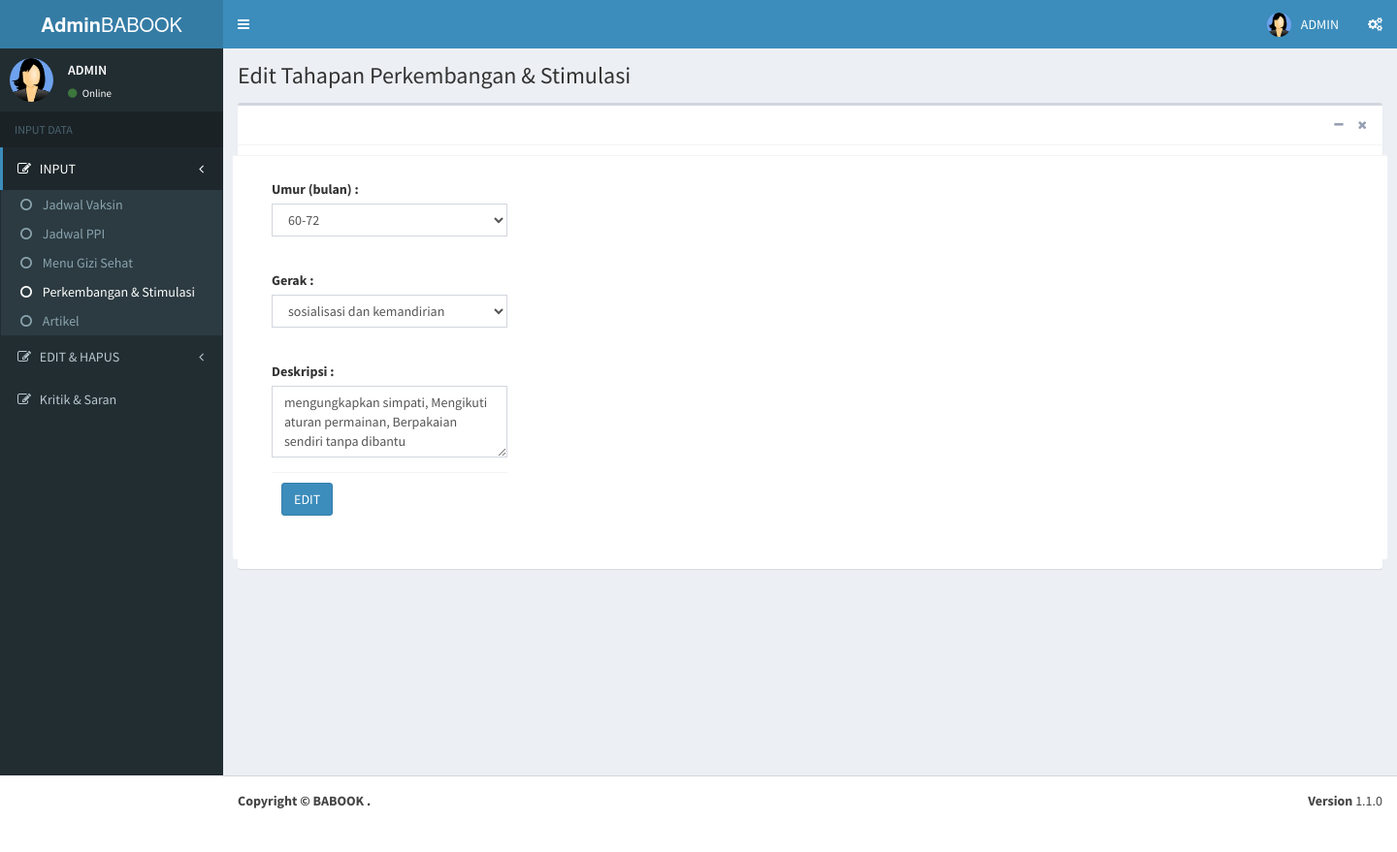
Page /ci319/assets/adminlte24/pages/forms/updatekpsp.php?id_kpsp=65 (signed in) on the committed database.
### tables this page shows
CREATE TABLE `kpsp` (
  `id_kpsp` int(4) NOT NULL,
  `umur` varchar(20) NOT NULL,
  `gerak` varchar(30) DEFAULT NULL,
  `isi` text DEFAULT NULL
);

### ci319/assets/adminlte24/pages/forms/updatekpsp.php (the view, shortened to what this page needs)
<!DOCTYPE html>
<html>
<head>
  <link rel="stylesheet" href="../../bower_components/bootstrap/dist/css/bootstrap.min.css">
  <link rel="stylesheet" href="../../bower_components/font-awesome/css/font-awesome.min.css">
  <link rel="stylesheet" href="../../bower_components/Ionicons/css/ionicons.min.css">
  <link rel="stylesheet" href="../../bower_components/bootstrap-daterangepicker/daterangepicker.css">
  <link rel="stylesheet" href="../../bower_components/bootstrap-datepicker/dist/css/bootstrap-datepicker.min.css">
  <link rel="stylesheet" href="../../plugins/iCheck/all.css">
  <link rel="stylesheet" href="../../bower_components/bootstrap-colorpicker/dist/css/bootstrap-colorpicker.min.css">
  <link rel="stylesheet" href="../../plugins/timepicker/bootstrap-timepicker.min.css">
  <link rel="stylesheet" href="../../bower_components/select2/dist/css/select2.min.css">
  <link rel="stylesheet" href="../../dist/css/AdminLTE.min.css">
  <link rel="stylesheet" href="../../dist/css/skins/_all-skins.min.css">
    <link rel="stylesheet" href="../../plugins/pace/pace.min.css">
</head>
<body class="hold-transition skin-blue sidebar-mini">
<div class="wrapper">
  <header class="main-header">
    <a href="welcome.php" class="logo">
      <span class="logo-lg"><b>Admin</b>BABOOK</span>
    </a>
    <nav class="navbar navbar-static-top">
      <a href="#" class="sidebar-toggle" data-toggle="push-menu" role="button">
      </a>
      <div class="navbar-custom-menu">
        <ul class="nav navbar-nav">
          <li class="dropdown user user-menu">
            <a href="#" class="dropdown-toggle" data-toggle="dropdown">
              <img src="../../dist/img/user.jpg" class="user-image" alt="User Image">
              <span class="hidden-xs">ADMIN</span>
            </a>
          </li>
          <li>
            <a href="#" data-toggle="control-sidebar"><i class="fa fa-gears"></i></a>
          </li>
        </ul>
      </div>
    </nav>
  </header>
  <aside class="main-sidebar">
    <section class="sidebar">
      <div class="user-panel">
        <div class="pull-left image">
          <img src="../../dist/img/user.jpg" class="img-circle" alt="User Image">
        </div>
        <div class="pull-left info">
          <p>ADMIN</p>
          <a href="#"><i class="fa fa-circle text-success"></i> Online</a>
        </div>
      </div>
      <ul class="sidebar-menu" data-widget="tree">
        <li class="header">INPUT DATA</li>
        <li class="treeview active">
        <a href="#">
            <i class="fa fa-edit"></i> <span>INPUT</span>
            <span class="pull-right-container">
              <i class="fa fa-angle-left pull-right"></i>
            </span>
          </a>
          <ul class="treeview-menu" style="display:block;">
            <li><a href="jadwalvaksin.php"><i class="fa fa-circle-o"></i> Jadwal Vaksin</a></li>
            <li><a href="jadwalppi.php"><i class="fa fa-circle-o"></i> Jadwal PPI</a></li>
            <li><a href="menu.php"><i class="fa fa-circle-o"></i> Menu Gizi Sehat</a></li>
            <li  class="active"><a href="kpsp.php"><i class="fa fa-circle-o"></i> Perkembangan & Stimulasi</a></li>
            <li><a href="artikel.php"><i class="fa fa-circle-o"></i> Artikel</a></li>
          </ul>
        </li>
        <li class="treeview">
         <a href="#">
            <i class="fa fa-edit"></i> <span>EDIT & HAPUS</span>
            <span class="pull-right-container">
              <i class="fa fa-angle-left pull-right"></i>
            </span>
          </a>
        </li>
             <li class="treeview">
         <a href="#">
            <i class="fa fa-edit"></i> <span>Kritik & Saran</span>
          </a>
    </li>
    </section>
  </aside>
  <div class="content-wrapper">
    <section class="content-header">
      <h1>
        Edit Tahapan Perkembangan & Stimulasi
      </h1>
    </section>
    <section class="content">
      <div class="box box-default">
        <div class="box-header with-border">
          <div class="box-tools pull-right">
            <button type="button" class="btn btn-box-tool" data-widget="collapse"><i class="fa fa-minus"></i></button>
            <button type="button" class="btn btn-box-tool" data-widget="remove"><i class="fa fa-remove"></i></button>
          </div>
        </div>
        <div>
      <?php
      global $mysqli;
    $id_kpsp = $_GET['id_kpsp'];
   $kpsp    = array('0-3','3-6','6-9','9-12','12-18','18-24','24-36','36-48','48-60','60-72');
$gerak    = array('gerak kasar','gerak halus','bicara dan bahasa','sosialisasi dan kemandirian','deteksi keterlambatan');
    $que = mysqli_query($mysqli,"SELECT * FROM kpsp where id_kpsp ='$id_kpsp' ");
    while ($res=mysqli_fetch_array($que)) { ?>
        <div class="box-body">
          <div class="row">
            <div class="col-md-6">
              <div class="form-group">
                <div class="box-body">
                      <div class="col-md-6">
                        <form action="fungsiupdatekpsp.php" method="post">
                        <div class="form-group">
                          <label>Umur (bulan) :</label>
                          <select name="umur" class="form-control select2" style="width: 100%;">
                            <?php
                            foreach ($kpsp as $j){
                                echo "<option value='$j' ";
                                echo $res['umur']==$j?'selected="selected"':'';
                                echo ">$j</option>";
                            }
                            ?>
                          </select>
                          <br></div>
                          <div class="form-group">
                          <label>Gerak :</label>
                          <select name="gerak" class="form-control select2" style="width: 100%;">
                            <?php
                            foreach ($gerak as $g){
                                echo "<option value='$g' ";
                                echo $res['gerak']==$g?'selected="selected"':'';
                                echo ">$g</option>";
                            }
                            ?>
                          </select>
                          <br></div>
              <div class="form-group">
                <label>Deskripsi :</label>
                <textarea class="form-control" name="isi" rows="3" placeholder="Tambahkan deskripsi TPDS"><?php echo $res['isi']; ?></textarea>
              </div>
              <div class="box-footer">
                <button type="submit" name="simpan" class="btn btn-primary">EDIT</button>
              </div>
              </form>
                        </div>
                        <?php }  ?>
            </div>
            <div class="col-md-6">
            </div>
          </div>
        </div>
        <div class="box-footer">
        </div>
      </div>
    </div>
  </div>
</div>
      <div class="row">
        <div class="col-md-6">
            </div>
          </div>
</div>
  </div>
  <footer class="main-footer">
    <div class="pull-right hidden-xs">
      <b>Version</b> 1.1.0
    </div>
    <strong>Copyright &copy; BABOOK <a href="https://adminlte.io"></a>.</strong>
  </footer>
</body>
</html>

### rows in the picture
kpsp: umur "60-72", gerak "sosialisasi dan kemandirian", isi "mengungkapkan simpati, Mengikuti aturan permainan, Berpakaian sendiri tanpa dibantu"
